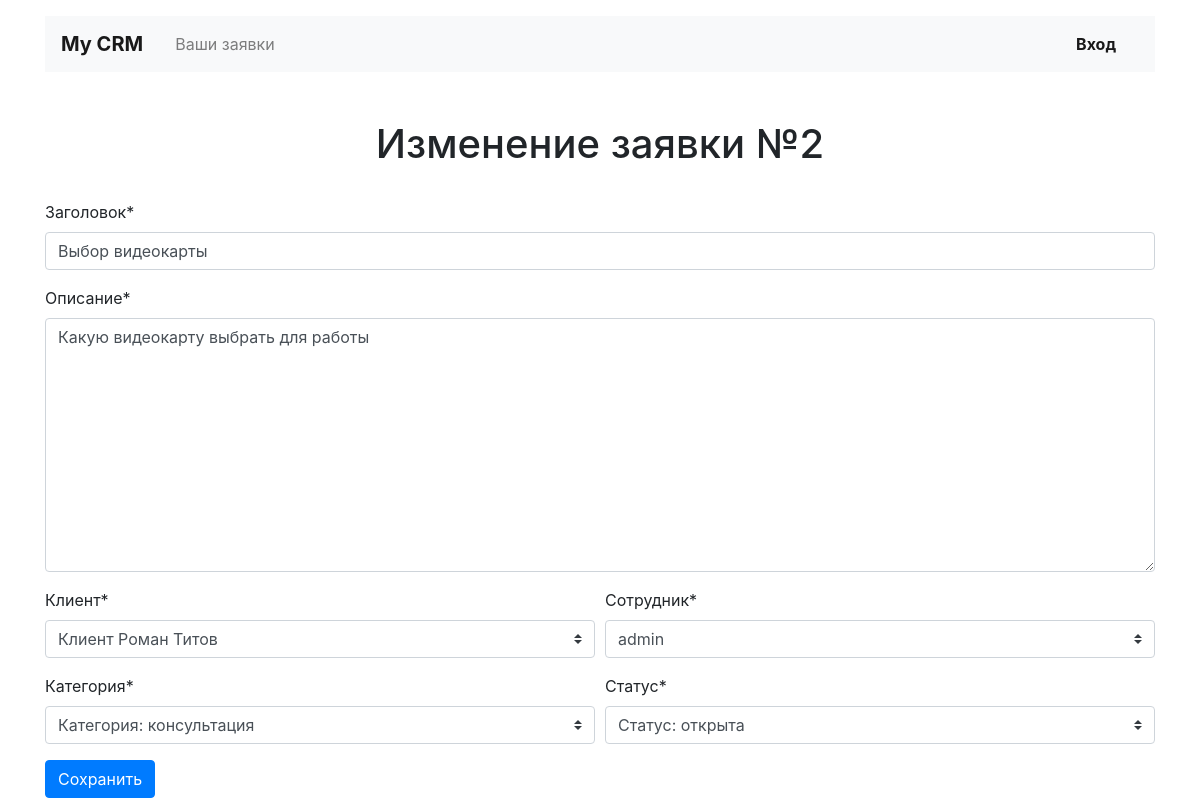
Before: /applications/edit/2/ with the older database file.
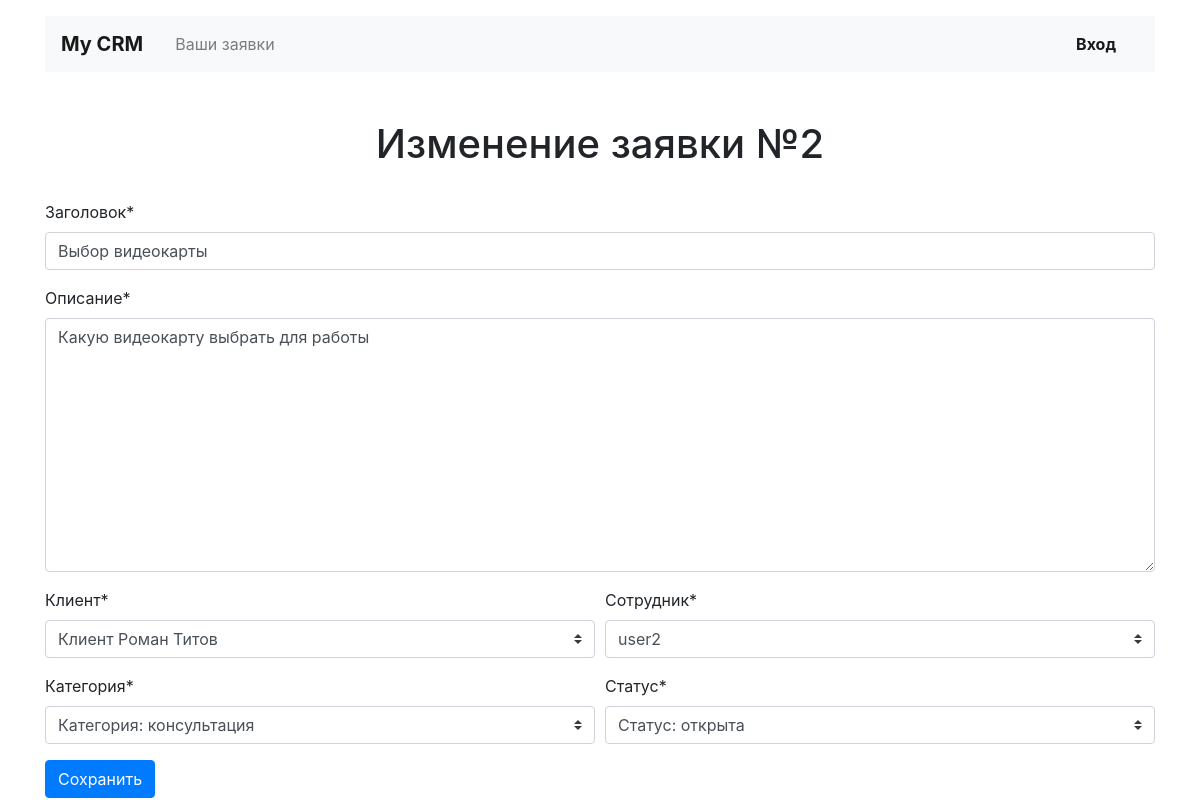
After: the same page with the newer database file.
### crm/models.py (models this page shows, shortened)
class Application(models.Model):
    title = models.CharField('Заголовок', max_length=128)
    category = models.ForeignKey(
        Category,
        verbose_name='Категория',
        null=True,
        on_delete=models.SET_NULL,
    )
    client = models.ForeignKey(
        Client,
        verbose_name='Клиент',
        null=True,
        on_delete=models.SET_NULL,
    )
    employee = models.ForeignKey(
        settings.AUTH_USER_MODEL,
        verbose_name='Сотрудник',
        null=True,
        on_delete=models.SET_NULL,
    )
    description = models.TextField(
        'Описание'
    )
    status = models.ForeignKey(
        Status,
        verbose_name='Статус',
        on_delete=models.PROTECT,
    )
    creation_date = models.DateTimeField(auto_now_add=True)
    class Meta:
        verbose_name = 'Заявка'
        verbose_name_plural = 'Заявки'

class Category(models.Model):
    title = models.CharField(max_length=128)
    class Meta:
        verbose_name = 'Категория'
        verbose_name_plural = 'Категории'
    def __str__(self):
        return f"Категория: {self.title}"

class Status(models.Model):
    title = models.CharField(max_length=128)
    class Meta:
        verbose_name = 'Статус'
        verbose_name_plural = 'Статусы'
    def __str__(self):
        return f"Статус: {self.title}"

### crm/views/application.py (the view)
class ApplicationEditView(ApplicationBaseEditorView, UpdateView):
    success_message = "Заявка изменена"
    form_class = forms.ApplicationEditForm
    def get_context_data(self, *args, **kwargs):
        context = super().get_context_data(*args, **kwargs)
        context['title'] = f'Изменение заявки №{self.object.id}'
        return context

### crm/forms.py
class ApplicationEditForm(ApplicationForm):
    button_message = 'Исправить'

### crm/models.py (called while the page is built)
    def __str__(self):
        return f"Клиент {self.first_name} {self.last_name}"

### crm/templates/crm/application/application_create.html
{% extends "../base/base.html" %}
{% load ru_pluralize %}
{% load crispy_forms_tags %}
{% block content %}
<section class="row pt-2">
    <h1 class="h1 text-center mx-auto mt-4">{{ title }}</h1>
    <div class="col-12 mt-4">
        {% crispy form %}
    </div>
</section>
{% endblock content %}

Changed rows visible on the page:
changed Application "Какую видеокарту выбрать для работы": employee "admin" → "user2"
